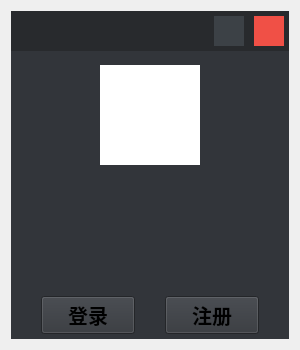
<?xml version="1.0" encoding="UTF-8"?>
<ui version="4.0">
 <class>LoginWindow</class>
 <widget class="QWidget" name="LoginWindow">
  <property name="geometry">
   <rect>
    <x>0</x>
    <y>0</y>
    <width>300</width>
    <height>350</height>
   </rect>
  </property>
  <property name="windowTitle">
   <string>Form</string>
  </property>
  <layout class="QVBoxLayout" name="verticalLayout_3">
   <item>
    <widget class="QWidget" name="login" native="true">
     <property name="sizePolicy">
      <sizepolicy hsizetype="Preferred" vsizetype="Preferred">
       <horstretch>0</horstretch>
       <verstretch>0</verstretch>
      </sizepolicy>
     </property>
     <property name="minimumSize">
      <size>
       <width>0</width>
       <height>0</height>
      </size>
     </property>
     <property name="maximumSize">
      <size>
       <width>16777215</width>
       <height>16777215</height>
      </size>
     </property>
     <property name="styleSheet">
      <string notr="true">QWidget {
	background-color: rgb(50, 53, 58);
}</string>
     </property>
     <layout class="QVBoxLayout" name="verticalLayout_2">
      <property name="spacing">
       <number>5</number>
      </property>
      <property name="leftMargin">
       <number>0</number>
      </property>
      <property name="topMargin">
       <number>0</number>
      </property>
      <property name="rightMargin">
       <number>0</number>
      </property>
      <property name="bottomMargin">
       <number>5</number>
      </property>
      <item>
       <widget class="QWidget" name="topBar" native="true">
        <property name="sizePolicy">
         <sizepolicy hsizetype="Preferred" vsizetype="Preferred">
          <horstretch>0</horstretch>
          <verstretch>1</verstretch>
         </sizepolicy>
        </property>
        <property name="styleSheet">
         <string notr="true">QWidget {
	background-color: rgb(40, 42, 45);
}</string>
        </property>
        <layout class="QHBoxLayout" name="horizontalLayout">
         <property name="spacing">
          <number>10</number>
         </property>
         <property name="leftMargin">
          <number>5</number>
         </property>
         <property name="topMargin">
          <number>5</number>
         </property>
         <property name="rightMargin">
          <number>5</number>
         </property>
         <property name="bottomMargin">
          <number>5</number>
         </property>
         <item>
          <spacer name="horizontalSpacer">
           <property name="orientation">
            <enum>Qt::Horizontal</enum>
           </property>
           <property name="sizeHint" stdset="0">
            <size>
             <width>218</width>
             <height>20</height>
            </size>
           </property>
          </spacer>
         </item>
         <item>
          <widget class="QPushButton" name="min">
           <property name="sizePolicy">
            <sizepolicy hsizetype="Minimum" vsizetype="Fixed">
             <horstretch>0</horstretch>
             <verstretch>0</verstretch>
            </sizepolicy>
           </property>
           <property name="minimumSize">
            <size>
             <width>30</width>
             <height>30</height>
            </size>
           </property>
           <property name="maximumSize">
            <size>
             <width>30</width>
             <height>30</height>
            </size>
           </property>
           <property name="styleSheet">
            <string notr="true">QPushButton {
	border: none;
	icon: url(:/image/zuixiaohua.png);
	background-color: rgb(60, 65, 70);
}

QPushButton:hover {
	background-color: rgb(70, 75, 80);
}

QPushButton:pressed {
	background-color: rgb(55, 56, 62);
}</string>
           </property>
           <property name="text">
            <string/>
           </property>
           <property name="iconSize">
            <size>
             <width>20</width>
             <height>20</height>
            </size>
           </property>
          </widget>
         </item>
         <item>
          <widget class="QPushButton" name="close">
           <property name="minimumSize">
            <size>
             <width>30</width>
             <height>30</height>
            </size>
           </property>
           <property name="maximumSize">
            <size>
             <width>30</width>
             <height>30</height>
            </size>
           </property>
           <property name="styleSheet">
            <string notr="true">QPushButton{
	border: none;
	icon: url(:/image/guanbi.png);
	background-color: rgb(240, 80, 70);
}
QPushButton:hover {
	background-color:rgb(220, 60, 40)
	
}
QPushButton:pressed {
	background-color: rgb(210, 40, 20);
}
</string>
           </property>
           <property name="text">
            <string/>
           </property>
          </widget>
         </item>
        </layout>
       </widget>
      </item>
      <item>
       <widget class="QWidget" name="middleBar" native="true">
        <property name="sizePolicy">
         <sizepolicy hsizetype="Preferred" vsizetype="Preferred">
          <horstretch>0</horstretch>
          <verstretch>4</verstretch>
         </sizepolicy>
        </property>
        <layout class="QHBoxLayout" name="horizontalLayout_5">
         <item>
          <spacer name="horizontalSpacer_2">
           <property name="orientation">
            <enum>Qt::Horizontal</enum>
           </property>
           <property name="sizeHint" stdset="0">
            <size>
             <width>58</width>
             <height>20</height>
            </size>
           </property>
          </spacer>
         </item>
         <item>
          <widget class="QLabel" name="label">
           <property name="sizePolicy">
            <sizepolicy hsizetype="Minimum" vsizetype="Minimum">
             <horstretch>0</horstretch>
             <verstretch>0</verstretch>
            </sizepolicy>
           </property>
           <property name="minimumSize">
            <size>
             <width>100</width>
             <height>100</height>
            </size>
           </property>
           <property name="styleSheet">
            <string notr="true">QWidget {
	background-color: rgb(255, 255, 255);
}</string>
           </property>
           <property name="text">
            <string/>
           </property>
          </widget>
         </item>
         <item>
          <spacer name="horizontalSpacer_3">
           <property name="orientation">
            <enum>Qt::Horizontal</enum>
           </property>
           <property name="sizeHint" stdset="0">
            <size>
             <width>58</width>
             <height>20</height>
            </size>
           </property>
          </spacer>
         </item>
        </layout>
       </widget>
      </item>
      <item>
       <widget class="QWidget" name="inputBar" native="true">
        <property name="sizePolicy">
         <sizepolicy hsizetype="Preferred" vsizetype="Preferred">
          <horstretch>0</horstretch>
          <verstretch>6</verstretch>
         </sizepolicy>
        </property>
        <layout class="QHBoxLayout" name="horizontalLayout_2">
         <property name="spacing">
          <number>0</number>
         </property>
         <property name="leftMargin">
          <number>0</number>
         </property>
         <property name="topMargin">
          <number>0</number>
         </property>
         <property name="rightMargin">
          <number>0</number>
         </property>
         <property name="bottomMargin">
          <number>0</number>
         </property>
         <item>
          <spacer name="horizontalSpacer_4">
           <property name="orientation">
            <enum>Qt::Horizontal</enum>
           </property>
           <property name="sizeType">
            <enum>QSizePolicy::Preferred</enum>
           </property>
           <property name="sizeHint" stdset="0">
            <size>
             <width>6</width>
             <height>20</height>
            </size>
           </property>
          </spacer>
         </item>
         <item>
          <widget class="QFrame" name="inputFrame">
           <property name="sizePolicy">
            <sizepolicy hsizetype="Preferred" vsizetype="Expanding">
             <horstretch>0</horstretch>
             <verstretch>0</verstretch>
            </sizepolicy>
           </property>
           <layout class="QVBoxLayout" name="verticalLayout">
            <property name="spacing">
             <number>10</number>
            </property>
            <property name="leftMargin">
             <number>10</number>
            </property>
            <property name="topMargin">
             <number>10</number>
            </property>
            <property name="rightMargin">
             <number>10</number>
            </property>
            <property name="bottomMargin">
             <number>10</number>
            </property>
            <item>
             <widget class="TinyWidgetLibrary::ComboBox" name="numInput" native="true">
              <property name="sizePolicy">
               <sizepolicy hsizetype="Expanding" vsizetype="Expanding">
                <horstretch>0</horstretch>
                <verstretch>0</verstretch>
               </sizepolicy>
              </property>
              <property name="font">
               <font>
                <pointsize>11</pointsize>
               </font>
              </property>
             </widget>
            </item>
            <item>
             <widget class="TinyWidgetLibrary::TextBox" name="pwdInput" native="true">
              <property name="sizePolicy">
               <sizepolicy hsizetype="Expanding" vsizetype="Expanding">
                <horstretch>0</horstretch>
                <verstretch>0</verstretch>
               </sizepolicy>
              </property>
              <property name="font">
               <font>
                <pointsize>11</pointsize>
               </font>
              </property>
             </widget>
            </item>
           </layout>
          </widget>
         </item>
         <item>
          <spacer name="horizontalSpacer_5">
           <property name="orientation">
            <enum>Qt::Horizontal</enum>
           </property>
           <property name="sizeType">
            <enum>QSizePolicy::Preferred</enum>
           </property>
           <property name="sizeHint" stdset="0">
            <size>
             <width>6</width>
             <height>20</height>
            </size>
           </property>
          </spacer>
         </item>
        </layout>
       </widget>
      </item>
      <item>
       <widget class="QWidget" name="buttonBar" native="true">
        <property name="sizePolicy">
         <sizepolicy hsizetype="Preferred" vsizetype="Expanding">
          <horstretch>0</horstretch>
          <verstretch>2</verstretch>
         </sizepolicy>
        </property>
        <layout class="QHBoxLayout" name="horizontalLayout_3">
         <property name="spacing">
          <number>0</number>
         </property>
         <property name="leftMargin">
          <number>0</number>
         </property>
         <property name="topMargin">
          <number>0</number>
         </property>
         <property name="rightMargin">
          <number>0</number>
         </property>
         <property name="bottomMargin">
          <number>0</number>
         </property>
         <item>
          <spacer name="horizontalSpacer_8">
           <property name="orientation">
            <enum>Qt::Horizontal</enum>
           </property>
           <property name="sizeType">
            <enum>QSizePolicy::Fixed</enum>
           </property>
           <property name="sizeHint" stdset="0">
            <size>
             <width>30</width>
             <height>20</height>
            </size>
           </property>
          </spacer>
         </item>
         <item>
          <widget class="TinyWidgetLibrary::StandardButton" name="loginButton">
           <property name="sizePolicy">
            <sizepolicy hsizetype="Minimum" vsizetype="Expanding">
             <horstretch>0</horstretch>
             <verstretch>0</verstretch>
            </sizepolicy>
           </property>
           <property name="font">
            <font>
             <family>Calisto MT</family>
             <pointsize>15</pointsize>
             <italic>false</italic>
             <bold>true</bold>
             <underline>false</underline>
            </font>
           </property>
           <property name="cursor">
            <cursorShape>PointingHandCursor</cursorShape>
           </property>
           <property name="mouseTracking">
            <bool>true</bool>
           </property>
           <property name="styleSheet">
            <string notr="true"/>
           </property>
           <property name="text">
            <string>登录</string>
           </property>
          </widget>
         </item>
         <item>
          <spacer name="horizontalSpacer_9">
           <property name="orientation">
            <enum>Qt::Horizontal</enum>
           </property>
           <property name="sizeType">
            <enum>QSizePolicy::Fixed</enum>
           </property>
           <property name="sizeHint" stdset="0">
            <size>
             <width>30</width>
             <height>20</height>
            </size>
           </property>
          </spacer>
         </item>
         <item>
          <widget class="TinyWidgetLibrary::StandardButton" name="registerButton">
           <property name="sizePolicy">
            <sizepolicy hsizetype="Minimum" vsizetype="Expanding">
             <horstretch>0</horstretch>
             <verstretch>0</verstretch>
            </sizepolicy>
           </property>
           <property name="font">
            <font>
             <family>Calisto MT</family>
             <pointsize>15</pointsize>
             <italic>false</italic>
             <bold>true</bold>
             <underline>false</underline>
            </font>
           </property>
           <property name="cursor">
            <cursorShape>PointingHandCursor</cursorShape>
           </property>
           <property name="mouseTracking">
            <bool>true</bool>
           </property>
           <property name="styleSheet">
            <string notr="true"/>
           </property>
           <property name="text">
            <string>注册</string>
           </property>
          </widget>
         </item>
         <item>
          <spacer name="horizontalSpacer_10">
           <property name="orientation">
            <enum>Qt::Horizontal</enum>
           </property>
           <property name="sizeType">
            <enum>QSizePolicy::Fixed</enum>
           </property>
           <property name="sizeHint" stdset="0">
            <size>
             <width>30</width>
             <height>20</height>
            </size>
           </property>
          </spacer>
         </item>
        </layout>
       </widget>
      </item>
     </layout>
    </widget>
   </item>
  </layout>
 </widget>
 <customwidgets>
  <customwidget>
   <class>TinyWidgetLibrary::TextBox</class>
   <extends>QWidget</extends>
   <header>TextBox/TextBox.h</header>
   <container>1</container>
  </customwidget>
  <customwidget>
   <class>TinyWidgetLibrary::StandardButton</class>
   <extends>QPushButton</extends>
   <header>Buttons/RectangleButton/StandardButton.h</header>
  </customwidget>
  <customwidget>
   <class>TinyWidgetLibrary::ComboBox</class>
   <extends>QWidget</extends>
   <header>TextBox/ComboBox.h</header>
   <container>1</container>
  </customwidget>
 </customwidgets>
 <resources>
  <include location="../resource.qrc"/>
 </resources>
 <connections/>
</ui>
